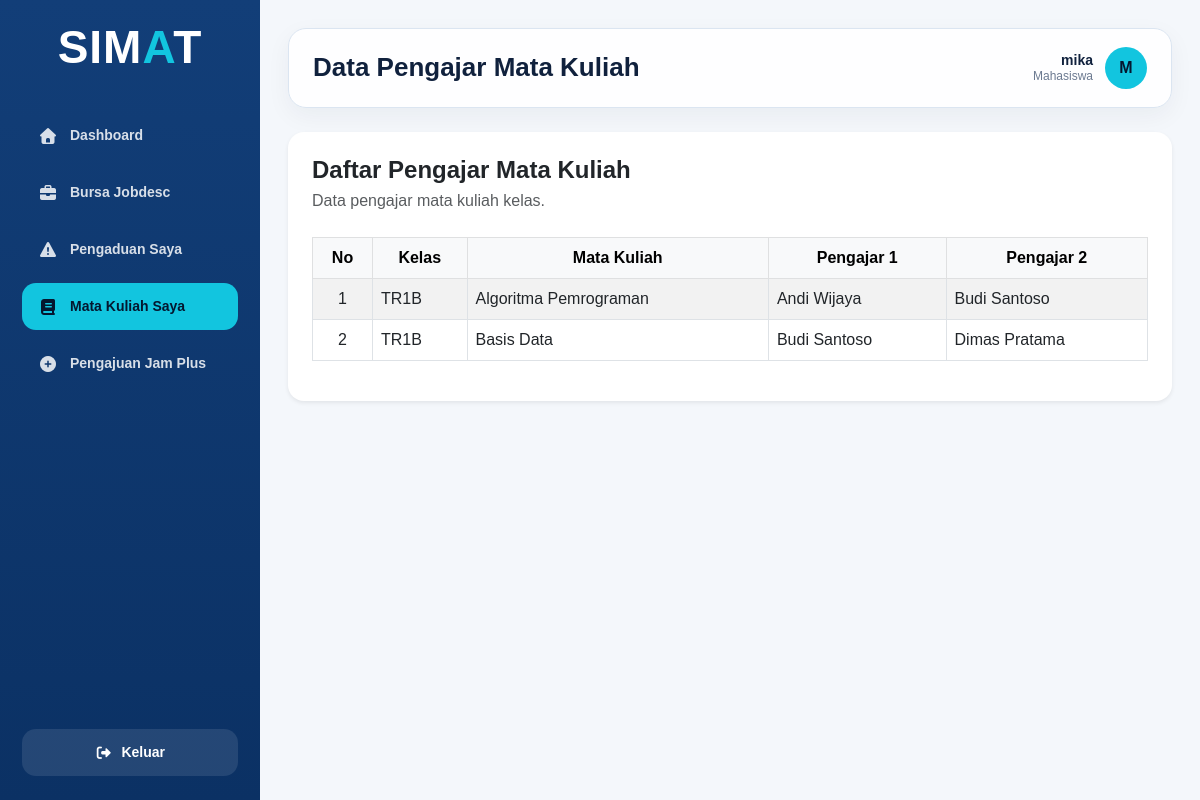
Page /transaksi/mata_kuliah_saya/index.php (signed in) on the committed database.
### tables this page shows
CREATE TABLE `kelas` (
  `id_kelas` int(11) NOT NULL,
  `nama_kelas` varchar(5) NOT NULL,
  `tingkat` enum('1','2','3','4') NOT NULL,
  `jumlah_mahasiswa` int(11) DEFAULT 0,
  `status_kelas` enum('Aktif','Tidak Aktif') DEFAULT 'Aktif'
);

CREATE TABLE `mata_kuliah` (
  `id_matakuliah` int(11) NOT NULL,
  `nama_mata_kuliah` varchar(30) NOT NULL,
  `kode_mata_kuliah` varchar(10) NOT NULL,
  `sks` int(11) NOT NULL,
  `semester` enum('1','2','3','4','5','6','7','8') NOT NULL,
  `status_mata_kuliah` enum('Aktif','Tidak Aktif') DEFAULT 'Aktif'
);

CREATE TABLE `pengajar` (
  `id_pengajar` int(11) NOT NULL,
  `nip` varchar(20) NOT NULL,
  `nama_pengajar` varchar(50) NOT NULL,
  `email` varchar(50) DEFAULT NULL,
  `no_hp` varchar(20) DEFAULT NULL,
  `status_pengajar` enum('Aktif','Tidak Aktif') DEFAULT 'Aktif'
);

### config/function.php (called while the page is built, shortened)
<?php
function aman($data)
{
    return htmlspecialchars($data ?? '', ENT_QUOTES, 'UTF-8');
}
?>

### transaksi/mata_kuliah_saya/index.php (the view, shortened to what this page needs)
<?php
require_once "../../config/koneksi.php";
require_once "../../config/function.php";
$data_mata_kuliah = [];
$id_pengguna = (int) $_SESSION['id_pengguna'];
$stmt = mysqli_prepare($koneksi, "CALL usp_select_mata_kuliah_mahasiswa(?)");
mysqli_stmt_bind_param($stmt, "i", $id_pengguna);
mysqli_stmt_execute($stmt);
$result = mysqli_stmt_get_result($stmt);
if ($result) {
    while ($row = mysqli_fetch_assoc($result)) {
        $data_mata_kuliah[] = $row;
    }
}
require_once "../../includes/dashboard_header.php";
require_once "../../includes/sidebar.php";
?>
<main class="main-content">
    <div class="topbar">
        <h1 class="page-title">Data Pengajar Mata Kuliah</h1>
        <div class="user-info">
            <div class="user-detail">
                <div class="user-name"><?= aman($_SESSION['username']); ?></div>
                <div class="user-role"><?= aman($_SESSION['role']); ?></div>
            </div>
            <div class="user-avatar">
                <?= strtoupper(substr($_SESSION['username'], 0, 1)); ?>
            </div>
        </div>
    </div>
    <div class="content-wrapper">
        <div class="card border-0 shadow-sm rounded-4">
            <div class="card-body p-4">
                <div class="d-flex flex-column flex-md-row justify-content-between align-items-md-center mb-4 gap-3">
                    <div>
                        <h4 class="fw-bold mb-1">Daftar Pengajar Mata Kuliah</h4>
                        <p class="text-muted mb-0">Data pengajar mata kuliah kelas.</p>
                    </div>
                </div>
                <div class="table-responsive">
                    <table id="myTable" class="table table-hover table-bordered table-striped align-middle" border="1">
                        <thead class="table-light">
                            <tr>
                                <th style="width: 60px;" class="text-center">No</th>
                                <th class="text-center">Kelas</th>
                                <th class="text-center">Mata Kuliah</th>
                                <th class="text-center">Pengajar 1</th>
                                <th class="text-center">Pengajar 2</th>
                            </tr>
                        </thead>
                        <tbody>
                            <?php if (count($data_mata_kuliah) > 0) { ?>
                                <?php $no = 1; ?>
                                <?php foreach ($data_mata_kuliah as $mata_kuliah) { ?>
                                    <tr>
                                        <td class="text-center"><?= $no++; ?></td>
                                        <td><?= aman($mata_kuliah['nama_kelas']); ?></td>
                                        <td><?= aman($mata_kuliah['nama_mata_kuliah']); ?></td>
                                        <td><?= aman($mata_kuliah['nama_pengajar_1']); ?></td>
                                        <td><?= aman($mata_kuliah['nama_pengajar_2']); ?></td>
                                    </tr>
                                <?php } ?>
                            <?php } ?>
                        </tbody>
                    </table>
                </div>
            </div>
        </div>
    </div>
</main>
<?php require_once "../../includes/dashboard_footer.php"; ?>

### assets/css/dashboard.css (style rules this page uses)
:root { --primary: #123e78; --primary-dark: #0b3164; --accent: #12c5df; --bg: #f4f7fb; --text: #10213d; --muted: #6c7a91; --white: #ffffff; --border: #dbe5f1; }
* { box-sizing: border-box; }
html, body { width: 100%; min-height: 100%; margin: 0; font-family: Arial, sans-serif; background: var(--bg); color: var(--text); overflow-x: hidden; scrollbar-width: none; -ms-overflow-style: none; }
.main-content { min-width: 0; margin-left: 260px; min-height: 100vh; padding: 28px; overflow-x: hidden; }
.topbar { min-height: 76px; background: rgba(255, 255, 255, 0.9); border: 1px solid var(--border); border-radius: 18px; padding: 18px 24px; display: flex; align-items: center; justify-content: space-between; gap: 18px; box-shadow: 0 8px 25px rgba(16, 33, 61, 0.05); }
.page-title { margin: 0; font-size: 26px; font-weight: 800; }
.user-info { display: flex; align-items: center; gap: 12px; min-width: max-content; }
.user-detail { line-height: 1.2; text-align: right; }
.user-name { font-size: 14px; font-weight: 700; }
.user-role { font-size: 12px; color: var(--muted); }
.user-avatar { width: 42px; height: 42px; border-radius: 50%; background: var(--accent); color: #04172f; display: flex; align-items: center; justify-content: center; font-weight: 800; }
.content-wrapper { margin-top: 24px; }

### rows in the picture
kelas: nama_kelas "TR1B", mata_kuliah.nama_mata_kuliah "Algoritma Pemrograman", pengajar.nama_pengajar "Andi Wijaya", pengajar.nama_pengajar "Budi Santoso", mata_kuliah.nama_mata_kuliah "Basis Data", pengajar.nama_pengajar "Dimas Pratama"

### other values in the picture
aman($_SESSION['username']) "mika"
aman($_SESSION['role']) "Mahasiswa"
substr($_SESSION['username'], 0, 1) "M"
